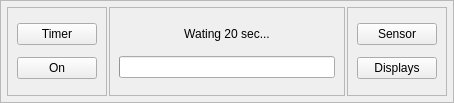
<?xml version="1.0" encoding="UTF-8"?>
<ui version="4.0">
 <class>Frame</class>
 <widget class="QFrame" name="Frame">
  <property name="geometry">
   <rect>
    <x>0</x>
    <y>0</y>
    <width>454</width>
    <height>103</height>
   </rect>
  </property>
  <property name="maximumSize">
   <size>
    <width>16777215</width>
    <height>103</height>
   </size>
  </property>
  <property name="windowTitle">
   <string>Frame</string>
  </property>
  <property name="frameShape">
   <enum>QFrame::StyledPanel</enum>
  </property>
  <layout class="QHBoxLayout" name="horizontalLayout">
   <property name="spacing">
    <number>2</number>
   </property>
   <property name="leftMargin">
    <number>6</number>
   </property>
   <property name="topMargin">
    <number>6</number>
   </property>
   <property name="rightMargin">
    <number>6</number>
   </property>
   <property name="bottomMargin">
    <number>6</number>
   </property>
   <item>
    <widget class="QFrame" name="frame">
     <property name="frameShape">
      <enum>QFrame::StyledPanel</enum>
     </property>
     <property name="frameShadow">
      <enum>QFrame::Raised</enum>
     </property>
     <layout class="QVBoxLayout" name="verticalLayout_2">
      <item>
       <widget class="QPushButton" name="pushButton_2">
        <property name="text">
         <string>Timer</string>
        </property>
        <property name="icon">
         <iconset resource="../../resources/pyqt_resources.qrc">
          <normaloff>:/google/google/chronic_FILL0_wght200_GRAD0_opsz48.svg</normaloff>:/google/google/chronic_FILL0_wght200_GRAD0_opsz48.svg</iconset>
        </property>
        <property name="iconSize">
         <size>
          <width>32</width>
          <height>32</height>
         </size>
        </property>
       </widget>
      </item>
      <item>
       <widget class="QPushButton" name="pushButton">
        <property name="text">
         <string>On</string>
        </property>
       </widget>
      </item>
     </layout>
    </widget>
   </item>
   <item>
    <widget class="QFrame" name="frame_2">
     <property name="frameShape">
      <enum>QFrame::StyledPanel</enum>
     </property>
     <property name="frameShadow">
      <enum>QFrame::Raised</enum>
     </property>
     <layout class="QVBoxLayout" name="verticalLayout_3">
      <item alignment="Qt::AlignHCenter">
       <widget class="QToolButton" name="toolButton">
        <property name="text">
         <string>Wating 20 sec...</string>
        </property>
        <property name="autoRaise">
         <bool>true</bool>
        </property>
       </widget>
      </item>
      <item>
       <widget class="QProgressBar" name="progressBar">
        <property name="textVisible">
         <bool>false</bool>
        </property>
        <property name="invertedAppearance">
         <bool>false</bool>
        </property>
       </widget>
      </item>
     </layout>
    </widget>
   </item>
   <item>
    <widget class="QFrame" name="frame_3">
     <property name="frameShape">
      <enum>QFrame::StyledPanel</enum>
     </property>
     <property name="frameShadow">
      <enum>QFrame::Raised</enum>
     </property>
     <layout class="QVBoxLayout" name="verticalLayout_4">
      <item>
       <widget class="QPushButton" name="pushButton_4">
        <property name="text">
         <string>Sensor</string>
        </property>
        <property name="icon">
         <iconset resource="../../resources/pyqt_resources.qrc">
          <normaloff>:/google/google/photo_camera_FILL0_wght200_GRAD0_opsz48.svg</normaloff>:/google/google/photo_camera_FILL0_wght200_GRAD0_opsz48.svg</iconset>
        </property>
        <property name="iconSize">
         <size>
          <width>32</width>
          <height>32</height>
         </size>
        </property>
       </widget>
      </item>
      <item>
       <widget class="QPushButton" name="pushButton_3">
        <property name="text">
         <string>Displays</string>
        </property>
        <property name="icon">
         <iconset resource="../../resources/pyqt_resources.qrc">
          <normaloff>:/google/google/display_settings_FILL0_wght200_GRAD0_opsz48.svg</normaloff>:/google/google/display_settings_FILL0_wght200_GRAD0_opsz48.svg</iconset>
        </property>
        <property name="iconSize">
         <size>
          <width>32</width>
          <height>32</height>
         </size>
        </property>
       </widget>
      </item>
     </layout>
    </widget>
   </item>
  </layout>
 </widget>
 <resources>
  <include location="../../resources/pyqt_resources.qrc"/>
 </resources>
 <connections/>
</ui>
